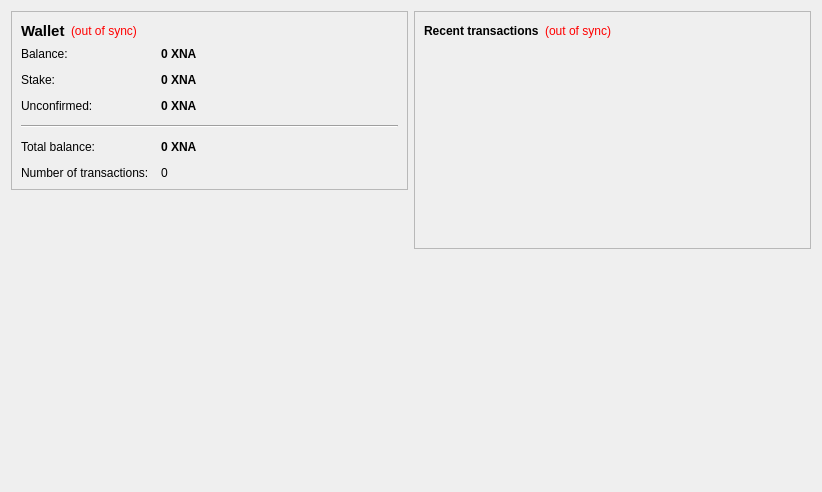
<?xml version="1.0" encoding="UTF-8"?>
<ui version="4.0">
 <class>OverviewPage</class>
 <widget class="QWidget" name="OverviewPage">
  <property name="geometry">
   <rect>
    <x>0</x>
    <y>0</y>
    <width>822</width>
    <height>492</height>
   </rect>
  </property>
  <property name="windowTitle">
   <string>Form</string>
  </property>
  <layout class="QHBoxLayout" name="horizontalLayout" stretch="1,1">
   <item>
    <layout class="QVBoxLayout" name="verticalLayout_2">
     <item>
      <widget class="QFrame" name="frame">
       <property name="frameShape">
        <enum>QFrame::StyledPanel</enum>
       </property>
       <property name="frameShadow">
        <enum>QFrame::Raised</enum>
       </property>
       <layout class="QVBoxLayout" name="verticalLayout_4">
        <item>
         <layout class="QHBoxLayout" name="horizontalLayout_4">
          <item>
           <widget class="QLabel" name="label_5">
            <property name="font">
             <font>
              <pointsize>11</pointsize>
              <weight>75</weight>
              <bold>true</bold>
             </font>
            </property>
            <property name="text">
             <string>Wallet</string>
            </property>
           </widget>
          </item>
          <item>
           <widget class="QLabel" name="labelWalletStatus">
            <property name="toolTip">
             <string>The displayed information may be out of date. Your wallet automatically synchronizes with the DeOxyRibose network after a connection is established, but this process has not completed yet.</string>
            </property>
            <property name="styleSheet">
             <string notr="true">QLabel { color: red; }</string>
            </property>
            <property name="text">
             <string notr="true">(out of sync)</string>
            </property>
            <property name="alignment">
             <set>Qt::AlignLeading|Qt::AlignLeft|Qt::AlignVCenter</set>
            </property>
           </widget>
          </item>
          <item>
           <spacer name="horizontalSpacer_2">
            <property name="orientation">
             <enum>Qt::Horizontal</enum>
            </property>
            <property name="sizeHint" stdset="0">
             <size>
              <width>40</width>
              <height>20</height>
             </size>
            </property>
           </spacer>
          </item>
         </layout>
        </item>
        <item>
         <layout class="QFormLayout" name="formLayout_2">
          <property name="fieldGrowthPolicy">
           <enum>QFormLayout::AllNonFixedFieldsGrow</enum>
          </property>
          <property name="horizontalSpacing">
           <number>12</number>
          </property>
          <property name="verticalSpacing">
           <number>12</number>
          </property>
          <item row="0" column="0">
           <widget class="QLabel" name="label">
            <property name="text">
             <string>Balance:</string>
            </property>
           </widget>
          </item>
          <item row="0" column="1">
           <widget class="QLabel" name="labelBalance">
            <property name="font">
             <font>
              <weight>75</weight>
              <bold>true</bold>
             </font>
            </property>
            <property name="cursor">
             <cursorShape>IBeamCursor</cursorShape>
            </property>
            <property name="toolTip">
             <string>Your available balance</string>
            </property>
            <property name="text">
             <string notr="true">0 XNA</string>
            </property>
            <property name="textInteractionFlags">
             <set>Qt::LinksAccessibleByMouse|Qt::TextSelectableByKeyboard|Qt::TextSelectableByMouse</set>
            </property>
           </widget>
          </item>
          <item row="1" column="0">
           <widget class="QLabel" name="labelStakeText">
            <property name="text">
             <string>Stake:</string>
            </property>
           </widget>
          </item>
          <item row="1" column="1">
           <widget class="QLabel" name="labelStake">
            <property name="font">
             <font>
              <weight>75</weight>
              <bold>true</bold>
             </font>
            </property>
            <property name="cursor">
             <cursorShape>IBeamCursor</cursorShape>
            </property>
            <property name="toolTip">
             <string>Total of coins out of the available balance impermanently due to a profit generated recently</string>
            </property>
            <property name="text">
             <string notr="true">0 XNA</string>
            </property>
            <property name="textInteractionFlags">
             <set>Qt::LinksAccessibleByMouse|Qt::TextSelectableByKeyboard|Qt::TextSelectableByMouse</set>
            </property>
           </widget>
          </item>
          <item row="2" column="0">
           <widget class="QLabel" name="labelUnconfirmedText">
            <property name="text">
             <string>Unconfirmed:</string>
            </property>
           </widget>
          </item>
          <item row="2" column="1">
           <widget class="QLabel" name="labelUnconfirmed">
            <property name="font">
             <font>
              <weight>75</weight>
              <bold>true</bold>
             </font>
            </property>
            <property name="cursor">
             <cursorShape>IBeamCursor</cursorShape>
            </property>
            <property name="toolTip">
             <string>Total of coins not yet confirmed and count pending toward the available balance</string>
            </property>
            <property name="text">
             <string notr="true">0 XNA</string>
            </property>
            <property name="textInteractionFlags">
             <set>Qt::LinksAccessibleByMouse|Qt::TextSelectableByKeyboard|Qt::TextSelectableByMouse</set>
            </property>
           </widget>
          </item>
          <item row="3" column="0" colspan="2">
           <widget class="QFrame" name="line">
            <property name="sizePolicy">
             <sizepolicy hsizetype="Expanding" vsizetype="Fixed">
              <horstretch>0</horstretch>
              <verstretch>0</verstretch>
             </sizepolicy>
            </property>
            <property name="frameShape">
             <enum>QFrame::HLine</enum>
            </property>
            <property name="frameShadow">
             <enum>QFrame::Sunken</enum>
            </property>
            <property name="lineWidth">
             <number>1</number>
            </property>
           </widget>
          </item>
          <item row="4" column="0">
           <widget class="QLabel" name="labelTotalText">
            <property name="text">
             <string>Total balance:</string>
            </property>
           </widget>
          </item>
          <item row="4" column="1">
           <widget class="QLabel" name="labelTotal">
            <property name="font">
             <font>
              <weight>75</weight>
              <bold>true</bold>
             </font>
            </property>
            <property name="toolTip">
             <string>Total balance of all the accounts above</string>
            </property>
            <property name="text">
             <string notr="true">0 XNA</string>
            </property>
            <property name="textInteractionFlags">
             <set>Qt::LinksAccessibleByMouse|Qt::TextSelectableByKeyboard|Qt::TextSelectableByMouse</set>
            </property>
           </widget>
          </item>
          <item row="5" column="0">
           <widget class="QLabel" name="label_2">
            <property name="text">
             <string>Number of transactions:</string>
            </property>
           </widget>
          </item>
          <item row="5" column="1">
           <widget class="QLabel" name="labelNumTransactions">
            <property name="toolTip">
             <string>Total number of transactions in wallet</string>
            </property>
            <property name="text">
             <string notr="true">0</string>
            </property>
           </widget>
          </item>
         </layout>
        </item>
       </layout>
      </widget>
     </item>
     <item>
      <spacer name="verticalSpacer">
       <property name="orientation">
        <enum>Qt::Vertical</enum>
       </property>
       <property name="sizeHint" stdset="0">
        <size>
         <width>20</width>
         <height>40</height>
        </size>
       </property>
      </spacer>
     </item>
    </layout>
   </item>
   <item>
    <layout class="QVBoxLayout" name="verticalLayout_3">
     <item>
      <widget class="QFrame" name="frame_2">
       <property name="frameShape">
        <enum>QFrame::StyledPanel</enum>
       </property>
       <property name="frameShadow">
        <enum>QFrame::Raised</enum>
       </property>
       <layout class="QVBoxLayout" name="verticalLayout">
        <item>
         <layout class="QHBoxLayout" name="horizontalLayout_2">
          <item>
           <widget class="QLabel" name="label_4">
            <property name="text">
             <string>&lt;b&gt;Recent transactions&lt;/b&gt;</string>
            </property>
           </widget>
          </item>
          <item>
           <widget class="QLabel" name="labelTransactionsStatus">
            <property name="toolTip">
             <string>The displayed information may be out of date. Your wallet automatically synchronizes with the DeOxyRibose network after a connection is established, but this process has not completed yet.</string>
            </property>
            <property name="styleSheet">
             <string notr="true">QLabel { color: red; }</string>
            </property>
            <property name="text">
             <string notr="true">(out of sync)</string>
            </property>
            <property name="alignment">
             <set>Qt::AlignRight|Qt::AlignTrailing|Qt::AlignVCenter</set>
            </property>
           </widget>
          </item>
          <item>
           <spacer name="horizontalSpacer">
            <property name="orientation">
             <enum>Qt::Horizontal</enum>
            </property>
            <property name="sizeHint" stdset="0">
             <size>
              <width>40</width>
              <height>20</height>
             </size>
            </property>
           </spacer>
          </item>
         </layout>
        </item>
        <item>
         <widget class="QListView" name="listTransactions">
          <property name="styleSheet">
           <string notr="true">QListView { background: transparent; }</string>
          </property>
          <property name="frameShape">
           <enum>QFrame::NoFrame</enum>
          </property>
          <property name="verticalScrollBarPolicy">
           <enum>Qt::ScrollBarAlwaysOff</enum>
          </property>
          <property name="horizontalScrollBarPolicy">
           <enum>Qt::ScrollBarAlwaysOff</enum>
          </property>
          <property name="selectionMode">
           <enum>QAbstractItemView::NoSelection</enum>
          </property>
         </widget>
        </item>
       </layout>
      </widget>
     </item>
     <item>
      <spacer name="verticalSpacer_2">
       <property name="orientation">
        <enum>Qt::Vertical</enum>
       </property>
       <property name="sizeHint" stdset="0">
        <size>
         <width>20</width>
         <height>40</height>
        </size>
       </property>
      </spacer>
     </item>
    </layout>
   </item>
  </layout>
 </widget>
 <resources>
  <include location="../xna.qrc"/>
 </resources>
 <connections/>
</ui>
